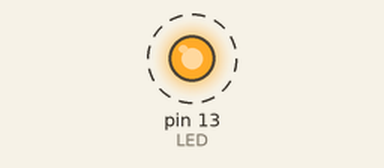
Bench run of a sketch on a simulated Arduino Uno, built with avr-gcc and run on an emulated ATmega328P. On the bench: output pins drawn as LEDs (lit = HIGH). Dashed ring = blinking.

Above: at 0.15 s.
Timing chart, 0 to 3.0 s (numbered marks = the images above):
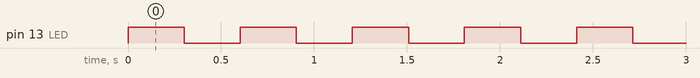

Measured:
- by itself, pin 13 (LED): alternates HIGH for 0.30 s and LOW for 0.30 s

The sketch:

twe_1.ino
```cpp
#include <SoftwareSerial.h>
SoftwareSerial TWE(5, 6); // RX, TX
#define LED 13
void setup() {
TWE.begin(38400);
pinMode(13, OUTPUT);
}
void loop() {
#define DATA_SIZE 10
byte DATA[DATA_SIZE] = {':', '7', '8', '0', '1', '3', '5', 'X', '\r', '\n'};
digitalWrite(LED, HIGH);
for (byte i = 0 ; i < DATA_SIZE ; i++) TWE.write(DATA[i]);
delay(300);
digitalWrite(LED, LOW);
delay(300);
}
```
